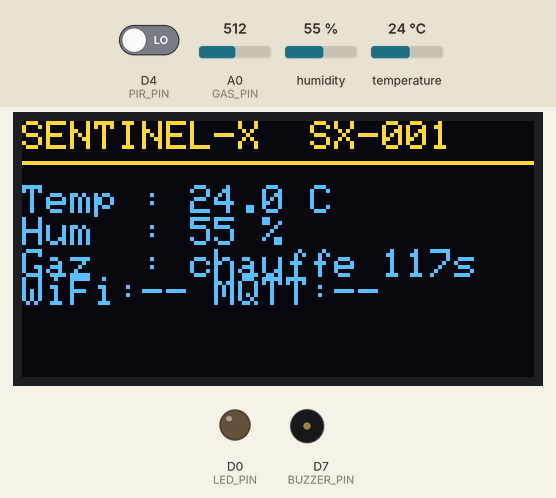
The sketch below on a simulated ESP8266 (NodeMCU). Parts: 128×64 one-colour display, output pins drawn as LEDs (lit = HIGH), buzzer (waves = sounding, pin HIGH). The test bench sets the inputs (shaded band); at power-on: humidity 55 %, temperature 24 °C, D4 (PIR_PIN) LOW, A0 (GAS_PIN) = 512. The OLED is the two-colour kind (top 16 rows yellow); WiFi joins after 1.5 s; servers stay silent unless stated; the local clock reads 2024-03-15 10:24:30 at power-on unless the sketch sets it; no MQTT or app messages arrive unless stated; what the sketch prints to the serial monitor is not drawn.

Above: at 2.2 s.
2.3 s: humidity set to 22 %
At 6.4 s:
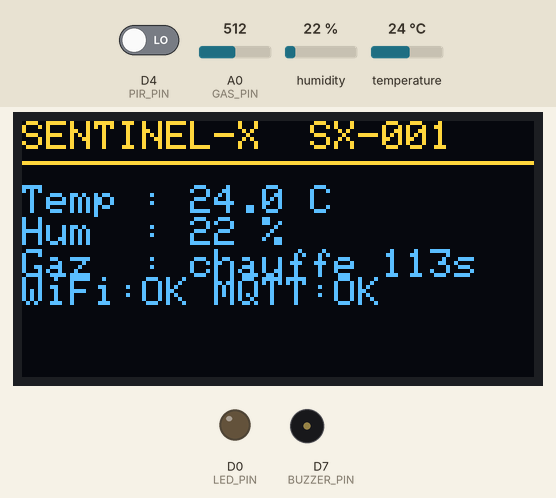
6.5 s: temperature set to 12 °C
At 10.8 s:
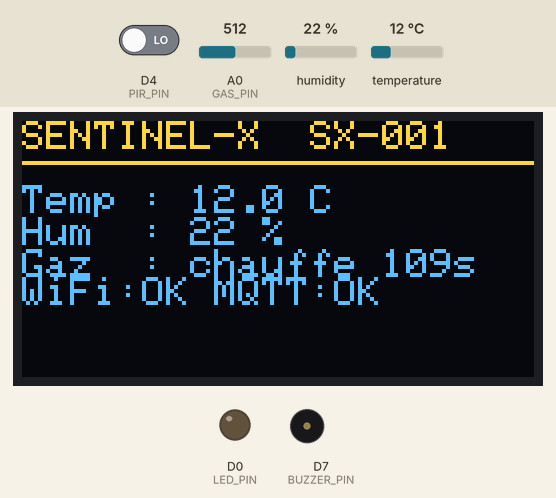
14.5 s: humidity set to 40 %
At 18.8 s:
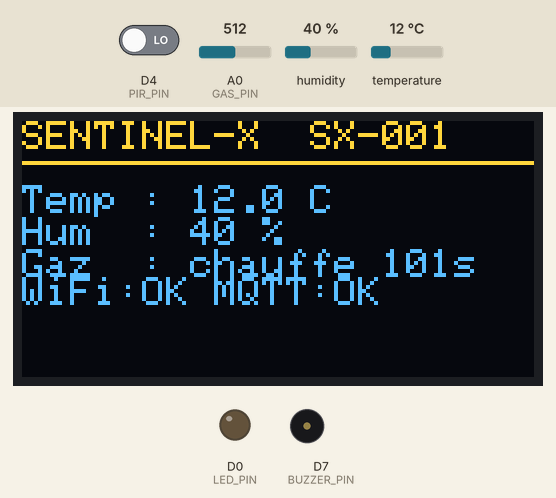
19.5 s: temperature set to 19 °C
At 22.4 s:
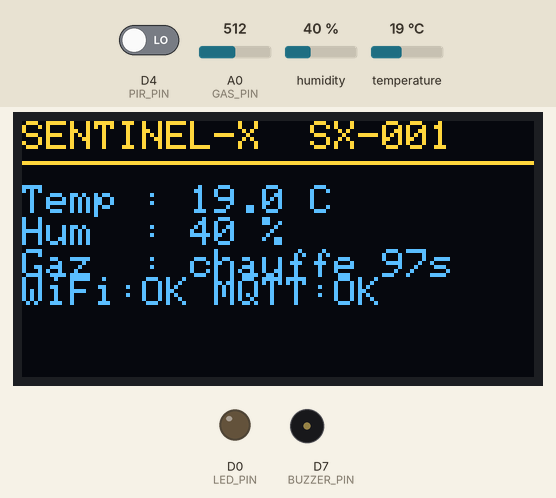
Timing chart, 0 to 23.9 s (numbered marks = the images above; inputs shaded):
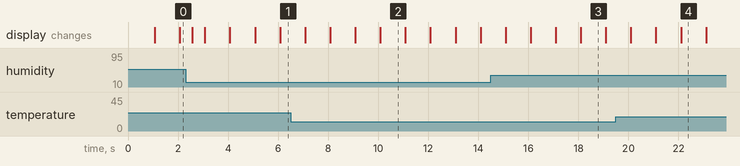

The sketch:

arduino_sentinel.ino
```cpp
#include <ESP8266WiFi.h>
#include <WiFiClientSecure.h>
#include <PubSubClient.h>
#include <ArduinoJson.h>
#include <DHT.h>
#include <Wire.h>
#include <Adafruit_GFX.h>
#include <Adafruit_SSD1306.h>
#include <time.h>

const char* WIFI_SSID = "";
const char* WIFI_PASS = "";
const char*    MQTT_HOST  = "192.168.137.1";
const uint16_t MQTT_PORT  = 8883;
const char*    MQTT_USER  = "";
const char*    MQTT_PASS  = "";
const char*    DEVICE_ID  = "SX-001";
const char*    NTP_SERVER = "pool.ntp.org";
const char* mqtt_topic = "api/commands";

#define USE_CA_CERT 0

#if USE_CA_CERT
static const char CA_CERT[] PROGMEM = R"EOF(
-----BEGIN CERTIFICATE-----
-----END CERTIFICATE-----
)EOF";
BearSSL::X509List caList(CA_CERT);
#endif
// ==============================================

#define BUZZER_PIN D7
#define PIR_PIN    D4
#define LED_PIN    D0
#define GAS_PIN    A0

const uint32_t SENSOR_PERIOD_MS  = 2000;    // le DHT22 ne se lit pas plus vite
const uint32_t PUBLISH_PERIOD_MS = 5000;
const uint32_t DISPLAY_PERIOD_MS = 500;
const uint32_t MQTT_RETRY_MS     = 5000;
const uint32_t MQ2_PREHEAT_MS    = 120000;  // 2 min

DHT dht(D5, DHT22);
Adafruit_SSD1306 oled(128, 64, &Wire, -1);
BearSSL::WiFiClientSecure net;
PubSubClient mqtt(net);

char topicSensors[48];
char topicCmd[48];

// ---------- Etat ----------
float t = NAN, h = NAN;
int   gas = 0;
bool  dhtOk = false, gasReady = false, oledOk = false;
int   motion = 0, lastMotion = 0;
uint32_t seq = 0;
uint32_t lastSensorMs = 0, lastPublishMs = 0, lastDisplayMs = 0, lastMqttTryMs = 0;

struct Actuator {
  uint8_t pin;
  bool on;
  uint32_t offAt;
};

Actuator buzzer = { BUZZER_PIN, false, 0 };
Actuator led    = { LED_PIN, false, 0 };

// ---------- Actionneurs (sans delay) ----------
void setActuator(Actuator& a, bool state, uint32_t durationMs) {

  a.on = state;

  if (&a == &buzzer) {
    // Buzzer : génération d'une fréquence
    if (state) {
      tone(a.pin, 1000);  // 1000 Hz
    } else {
      noTone(a.pin);
    }
  }
  else {
    // LED : simple ON/OFF
    digitalWrite(a.pin, state ? HIGH : LOW);
  }

  a.offAt = (state && durationMs > 0)
              ? millis() + durationMs
              : 0;
}

void updateActuator(Actuator& a) {

  if (a.on && a.offAt != 0 &&
      (int32_t)(millis() - a.offAt) >= 0) {

    setActuator(a, false, 0);
  }
}

// ---------- Commandes recues de l'API ----------
void onMessage(char* topic, byte* payload, unsigned int length) {
  JsonDocument doc;
  if (deserializeJson(doc, payload, length)) {
    Serial.println("Commande ignoree : JSON invalide");
    return;
  }
  const char* target = doc["target"] | "";
  bool state         = doc["state"] | false;
  uint32_t duration  = doc["duration_ms"] | 0;

  if (strcmp(target, "buzzer") == 0)   setActuator(buzzer, state, duration);
  else if (strcmp(target, "led") == 0) setActuator(led, state, duration);
  else { Serial.printf("Commande ignoree : cible \"%s\"\n", target); return; }
  Serial.printf("Commande : %s -> %s (%u ms)\n", target, state ? "ON" : "OFF", duration);
}

// ---------- Capteurs ----------
void readSensors() {
  h = dht.readHumidity();
  t = dht.readTemperature();
  dhtOk = !(isnan(h) || isnan(t));

  long sum = 0;                                   // moyenne : l'ADC de l'ESP8266 est bruite
  for (int i = 0; i < 10; i++) { sum += analogRead(GAS_PIN); delay(2); }
  gas = sum / 10;
  gasReady = millis() >= MQ2_PREHEAT_MS;
}

// ---------- Publication MQTT ----------
void publishReading() {
  JsonDocument doc;
  doc["v"]        = 1;
  doc["id"]       = DEVICE_ID;
  doc["uptime_s"] = millis() / 1000;
  doc["seq"]      = seq++;
  doc["valid"]    = dhtOk;
  if (dhtOk) {
    doc["temp_c"]       = roundf(t * 10) / 10;
    doc["humidity_pct"] = roundf(h * 10) / 10;
  }
  if (gasReady) doc["gas_raw"] = gas;
  doc["motion"] = (bool)motion;

  char buf[256];
  size_t n = serializeJson(doc, buf, sizeof(buf));
  bool ok = mqtt.publish(topicSensors, (const uint8_t*)buf, n, false);
  Serial.printf("PUB %s heap=%u : %s\n", ok ? "ok" : "ECHEC", ESP.getFreeHeap(), buf);
  lastPublishMs = millis();
}

// ---------- Connexion MQTT ----------
void tryMqttConnect() {
#if USE_CA_CERT
  if (time(nullptr) < 1700000000) {
    Serial.println("Heure NTP pas encore recue (necessaire pour verifier le certificat)");
    return;
  }
#endif
  char clientId[32];
  snprintf(clientId, sizeof(clientId), "sentinel-%s", DEVICE_ID);
  Serial.printf("Connexion MQTT a %s:%u ... ", MQTT_HOST, MQTT_PORT);
  if (mqtt.connect(clientId, MQTT_USER, MQTT_PASS)) {
    Serial.println("OK");
    mqtt.subscribe(topicCmd);
  } else {
    Serial.printf("echec (code %d : -2 reseau/TLS, 4 ou 5 identifiants)\n", mqtt.state());
  }
}

// ---------- Ecran ----------
void updateDisplay() {
  if (!oledOk) return;
  oled.clearDisplay();
  oled.setTextColor(WHITE);
  oled.setTextSize(1); oled.setCursor(0, 0);
  oled.println("SENTINEL-X  SX-001");
  oled.drawLine(0, 10, 127, 10, WHITE);
  oled.setCursor(0, 16);
  if (dhtOk) {
    oled.printf("Temp : %.1f C\n", t);
    oled.printf("Hum  : %.0f %%\n", h);
  } else {
    oled.print("Temp : --\nHum  : --\n");
  }
  if (gasReady) oled.printf("Gaz  : %d\n", gas);
  else          oled.printf("Gaz  : chauffe %us\n", (MQ2_PREHEAT_MS - millis()) / 1000);

  oled.setCursor(0, 39);
  oled.printf("WiFi:%s MQTT:%s", WiFi.status() == WL_CONNECTED ? "OK" : "--",
              mqtt.connected() ? "OK" : "--");

  oled.setTextSize(2); oled.setCursor(0, 48);
  oled.display();
}

bool i2cPresent(uint8_t addr) {
  Wire.beginTransmission(addr);
  return Wire.endTransmission() == 0;
}

// ---------- Setup / loop ----------
void setup() {
  Serial.begin(115200);
  delay(1000);
  Serial.println("\nSENTINEL-X demarrage");
  Serial.println("MQ-2 : chauffe 2-3 min avant d'avoir des valeurs stables");

  pinMode(BUZZER_PIN, OUTPUT); digitalWrite(BUZZER_PIN, LOW);
  pinMode(LED_PIN, OUTPUT);    digitalWrite(LED_PIN, LOW);
  pinMode(PIR_PIN, INPUT);

  snprintf(topicSensors, sizeof(topicSensors), "sentinel/sensors/%s", DEVICE_ID);
  snprintf(topicCmd,     sizeof(topicCmd),     "sentinel/commands/%s", DEVICE_ID);

  Wire.begin(D2, D1);
  dht.begin();
  oledOk = i2cPresent(0x3C) && oled.begin(SSD1306_SWITCHCAPVCC, 0x3C);
  Serial.println(oledOk ? "OLED OK" : "OLED non detecte (on continue sans ecran)");

  WiFi.mode(WIFI_STA);
  WiFi.begin(WIFI_SSID, WIFI_PASS);           // connexion en arriere-plan
  configTime(0, 0, NTP_SERVER);               // heure UTC (necessaire pour valider le certificat)

#if USE_CA_CERT
  net.setTrustAnchors(&caList);
#else
  net.setInsecure();                          // TESTS UNIQUEMENT
#endif
  mqtt.setServer(MQTT_HOST, MQTT_PORT);
  mqtt.setCallback(onMessage);
  mqtt.setBufferSize(512);
}

void loop() {
  uint32_t now = millis();

  updateActuator(buzzer);
  updateActuator(led);

  if (WiFi.status() == WL_CONNECTED) {
    if (mqtt.connected()) {
      mqtt.loop();
    } else if (now - lastMqttTryMs >= MQTT_RETRY_MS) {
      lastMqttTryMs = now;
      tryMqttConnect();
    }
  }

  // PIR : LED allumée uniquement lorsqu'il y a du mouvement
  motion = digitalRead(PIR_PIN);

  if (motion != lastMotion) {

    if (motion == HIGH) {
      Serial.println(">>> MOUVEMENT DETECTE");
    } else {
      Serial.println(">>> PLUS DE MOUVEMENT");
    }

    if (mqtt.connected()) {
      publishReading();
    }

    lastMotion = motion;
  }

  if (now - lastSensorMs >= SENSOR_PERIOD_MS) {
    lastSensorMs = now;
    readSensors();

    Serial.printf(
      "Temp: %.1f C | Hum: %.1f %% | Gaz: %d | Mvt: %d\n",
      t, h, gas, motion
    );
  }

  if (mqtt.connected() && now - lastPublishMs >= PUBLISH_PERIOD_MS) {
    publishReading();
  }

  if (now - lastDisplayMs >= DISPLAY_PERIOD_MS) {
    lastDisplayMs = now;
    updateDisplay();
  }
}
```

Measured:
- what the display in image 3 shows lasts 1.0 s, from 18.1 s to 19.1 s
